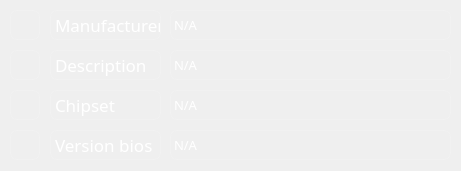
   <widget class="QWidget" name="widget_29" native="true">
    <property name="geometry">
     <rect>
      <x>10</x>
      <y>100</y>
      <width>461</width>
      <height>171</height>
     </rect>
    </property>
    <property name="styleSheet">
     <string notr="true">color: white;
background-color: qlineargradient(spread:pad, x1:1, y1:2, x1:0, y2:0, stop:0
rgba(55,250,55), stop:0.4274 rgba(35,30,60,20), stop:1 rgba(205,200,250,20));
border-radius:7px;


border: none;</string>
    </property>
    <widget class="QLabel" name="label_33">
     <property name="geometry">
      <rect>
       <x>50</x>
       <y>10</y>
       <width>111</width>
       <height>30</height>
      </rect>
     </property>
     <property name="minimumSize">
      <size>
       <width>35</width>
       <height>30</height>
      </size>
     </property>
     <property name="maximumSize">
      <size>
       <width>16777215</width>
       <height>35</height>
      </size>
     </property>
     <property name="font">
      <font>
       <family>Microsoft JhengHei UI Light</family>
       <pointsize>13</pointsize>
      </font>
     </property>
     <property name="styleSheet">
      <string notr="true">background-color:none;
color: white;
border: 1px solid rgba(255,255,255,30);
font-size: 13pt;
border-radius:7px;</string>
     </property>
     <property name="text">
      <string>Manufacturer</string>
     </property>
    </widget>
    <widget class="QLabel" name="label_34">
     <property name="geometry">
      <rect>
       <x>50</x>
       <y>50</y>
       <width>111</width>
       <height>30</height>
      </rect>
     </property>
     <property name="minimumSize">
      <size>
       <width>35</width>
       <height>30</height>
      </size>
     </property>
     <property name="maximumSize">
      <size>
       <width>16777215</width>
       <height>35</height>
      </size>
     </property>
     <property name="font">
      <font>
       <family>Microsoft JhengHei UI Light</family>
       <pointsize>13</pointsize>
      </font>
     </property>
     <property name="styleSheet">
      <string notr="true">background-color:none;
color: white;
border: 1px solid rgba(255,255,255,30);
font-size: 13pt;
border-radius:7px;</string>
     </property>
     <property name="text">
      <string>Description</string>
     </property>
    </widget>
    <widget class="QLabel" name="Gpu2_29">
     <property name="geometry">
      <rect>
       <x>170</x>
       <y>10</y>
       <width>281</width>
       <height>30</height>
      </rect>
     </property>
     <property name="minimumSize">
      <size>
       <width>50</width>
       <height>30</height>
      </size>
     </property>
     <property name="maximumSize">
      <size>
       <width>1000</width>
       <height>35</height>
      </size>
     </property>
     <property name="font">
      <font>
       <family>Microsoft YaHei UI Light</family>
       <pointsize>10</pointsize>
      </font>
     </property>
     <property name="styleSheet">
      <string notr="true">
color: white;
background-color:none;


border: 1px solid rgba(255,255,255,30);
font-size: 10pt;
border-radius:7px;</string>
     </property>
     <property name="lineWidth">
      <number>0</number>
     </property>
     <property name="text">
      <string>N/A</string>
     </property>
    </widget>
    <widget class="QLabel" name="Gpu2_30">
     <property name="geometry">
      <rect>
       <x>170</x>
       <y>50</y>
       <width>281</width>
       <height>30</height>
      </rect>
     </property>
     <property name="minimumSize">
      <size>
       <width>50</width>
       <height>30</height>
      </size>
     </property>
     <property name="maximumSize">
      <size>
       <width>1000</width>
       <height>35</height>
      </size>
     </property>
     <property name="font">
      <font>
       <family>Microsoft YaHei UI Light</family>
       <pointsize>10</pointsize>
      </font>
     </property>
     <property name="styleSheet">
      <string notr="true">
color: white;
background-color:none;


border: 1px solid rgba(255,255,255,30);
font-size: 10pt;
border-radius:7px;</string>
     </property>
     <property name="lineWidth">
      <number>0</number>
     </property>
     <property name="text">
      <string>N/A</string>
     </property>
    </widget>
    <widget class="QLabel" name="label_35">
     <property name="geometry">
      <rect>
       <x>50</x>
       <y>90</y>
       <width>111</width>
       <height>30</height>
      </rect>
     </property>
     <property name="minimumSize">
      <size>
       <width>35</width>
       <height>30</height>
      </size>
     </property>
     <property name="maximumSize">
      <size>
       <width>16777215</width>
       <height>35</height>
      </size>
     </property>
     <property name="font">
      <font>
       <family>Microsoft JhengHei UI Light</family>
       <pointsize>13</pointsize>
      </font>
     </property>
     <property name="styleSheet">
      <string notr="true">background-color:none;
color: white;
border: 1px solid rgba(255,255,255,30);
font-size: 13pt;
border-radius:7px;</string>
     </property>
     <property name="text">
      <string>Chipset</string>
     </property>
    </widget>
    <widget class="QLabel" name="Gpu2_31">
     <property name="geometry">
      <rect>
       <x>170</x>
       <y>90</y>
       <width>281</width>
       <height>30</height>
      </rect>
     </property>
     <property name="minimumSize">
      <size>
       <width>50</width>
       <height>30</height>
      </size>
     </property>
     <property name="maximumSize">
      <size>
       <width>1000</width>
       <height>35</height>
      </size>
     </property>
     <property name="font">
      <font>
       <family>Microsoft YaHei UI Light</family>
       <pointsize>10</pointsize>
      </font>
     </property>
     <property name="styleSheet">
      <string notr="true">
color: white;
background-color:none;


border: 1px solid rgba(255,255,255,30);
font-size: 10pt;
border-radius:7px;</string>
     </property>
     <property name="lineWidth">
      <number>0</number>
     </property>
     <property name="text">
      <string>N/A</string>
     </property>
    </widget>
    <widget class="QLabel" name="label_49">
     <property name="geometry">
      <rect>
       <x>50</x>
       <y>130</y>
       <width>111</width>
       <height>30</height>
      </rect>
     </property>
     <property name="minimumSize">
      <size>
       <width>35</width>
       <height>30</height>
      </size>
     </property>
     <property name="maximumSize">
      <size>
       <width>16777215</width>
       <height>35</height>
      </size>
     </property>
     <property name="font">
      <font>
       <family>Microsoft JhengHei UI Light</family>
       <pointsize>13</pointsize>
      </font>
     </property>
     <property name="styleSheet">
      <string notr="true">background-color:none;
color: white;
border: 1px solid rgba(255,255,255,30);
font-size: 13pt;
border-radius:7px;</string>
     </property>
     <property name="text">
      <string>Version bios</string>
     </property>
    </widget>
    <widget class="QLabel" name="Gpu2_35">
     <property name="geometry">
      <rect>
       <x>170</x>
       <y>130</y>
       <width>281</width>
       <height>30</height>
      </rect>
     </property>
     <property name="minimumSize">
      <size>
       <width>50</width>
       <height>30</height>
      </size>
     </property>
     <property name="maximumSize">
      <size>
       <width>1000</width>
       <height>35</height>
      </size>
     </property>
     <property name="font">
      <font>
       <family>Microsoft YaHei UI Light</family>
       <pointsize>10</pointsize>
      </font>
     </property>
     <property name="styleSheet">
      <string notr="true">
color: white;
background-color:none;


border: 1px solid rgba(255,255,255,30);
font-size: 10pt;
border-radius:7px;</string>
     </property>
     <property name="lineWidth">
      <number>0</number>
     </property>
     <property name="text">
      <string>N/A</string>
     </property>
    </widget>
    <widget class="QLabel" name="Gpu2_47">
     <property name="geometry">
      <rect>
       <x>10</x>
       <y>130</y>
       <width>30</width>
       <height>30</height>
      </rect>
     </property>
     <property name="minimumSize">
      <size>
       <width>0</width>
       <height>0</height>
      </size>
     </property>
     <property name="maximumSize">
      <size>
       <width>180</width>
       <height>35</height>
      </size>
     </property>
     <property name="styleSheet">
      <string notr="true">
color: white;
background-color:none;


border: 1px solid rgba(255,255,255,30);
font-size: 10pt;
border-radius:7px;</string>
     </property>
     <property name="lineWidth">
      <number>0</number>
     </property>
     <property name="text">
      <string/>
     </property>
     <property name="pixmap">
      <pixmap resource="rec-rc.qrc">:/icons/image (5).png</pixmap>
     </property>
     <property name="scaledContents">
      <bool>true</bool>
     </property>
     <property name="margin">
      <number>1</number>
     </property>
    </widget>
    <widget class="QLabel" name="Gpu2_48">
     <property name="geometry">
      <rect>
       <x>10</x>
       <y>90</y>
       <width>30</width>
       <height>30</height>
      </rect>
     </property>
     <property name="minimumSize">
      <size>
       <width>0</width>
       <height>0</height>
      </size>
     </property>
     <property name="maximumSize">
      <size>
       <width>180</width>
       <height>35</height>
      </size>
     </property>
     <property name="styleSheet">
      <string notr="true">
color: white;
background-color:none;


border: 1px solid rgba(255,255,255,30);
font-size: 10pt;
border-radius:7px;</string>
     </property>
     <property name="lineWidth">
      <number>0</number>
     </property>
     <property name="text">
      <string/>
     </property>
     <property name="pixmap">
      <pixmap resource="rec-rc.qrc">:/icons/image (8).png</pixmap>
     </property>
     <property name="scaledContents">
      <bool>true</bool>
     </property>
     <property name="margin">
      <number>1</number>
     </property>
    </widget>
    <widget class="QLabel" name="Gpu2_49">
     <property name="geometry">
      <rect>
       <x>10</x>
       <y>50</y>
       <width>30</width>
       <height>30</height>
      </rect>
     </property>
     <property name="minimumSize">
      <size>
       <width>0</width>
       <height>0</height>
      </size>
     </property>
     <property name="maximumSize">
      <size>
       <width>180</width>
       <height>35</height>
      </size>
     </property>
     <property name="styleSheet">
      <string notr="true">
color: white;
background-color:none;


border: 1px solid rgba(255,255,255,30);
font-size: 10pt;
border-radius:7px;</string>
     </property>
     <property name="lineWidth">
      <number>0</number>
     </property>
     <property name="text">
      <string/>
     </property>
     <property name="pixmap">
      <pixmap resource="rec-rc.qrc">:/icons/1.png</pixmap>
     </property>
     <property name="scaledContents">
      <bool>true</bool>
     </property>
    </widget>
    <widget class="QLabel" name="Gpu2_50">
     <property name="geometry">
      <rect>
       <x>10</x>
       <y>10</y>
       <width>30</width>
       <height>30</height>
      </rect>
     </property>
     <property name="minimumSize">
      <size>
       <width>0</width>
       <height>0</height>
      </size>
     </property>
     <property name="maximumSize">
      <size>
       <width>180</width>
       <height>35</height>
      </size>
     </property>
     <property name="styleSheet">
      <string notr="true">
color: white;
background-color:none;


border: 1px solid rgba(255,255,255,30);
font-size: 10pt;
border-radius:7px;</string>
     </property>
     <property name="lineWidth">
      <number>0</number>
     </property>
     <property name="text">
      <string/>
     </property>
     <property name="pixmap">
      <pixmap resource="rec-rc.qrc">:/icons/image 2).png</pixmap>
     </property>
     <property name="scaledContents">
      <bool>true</bool>
     </property>
     <property name="margin">
      <number>1</number>
     </property>
    </widget>
   </widget>
